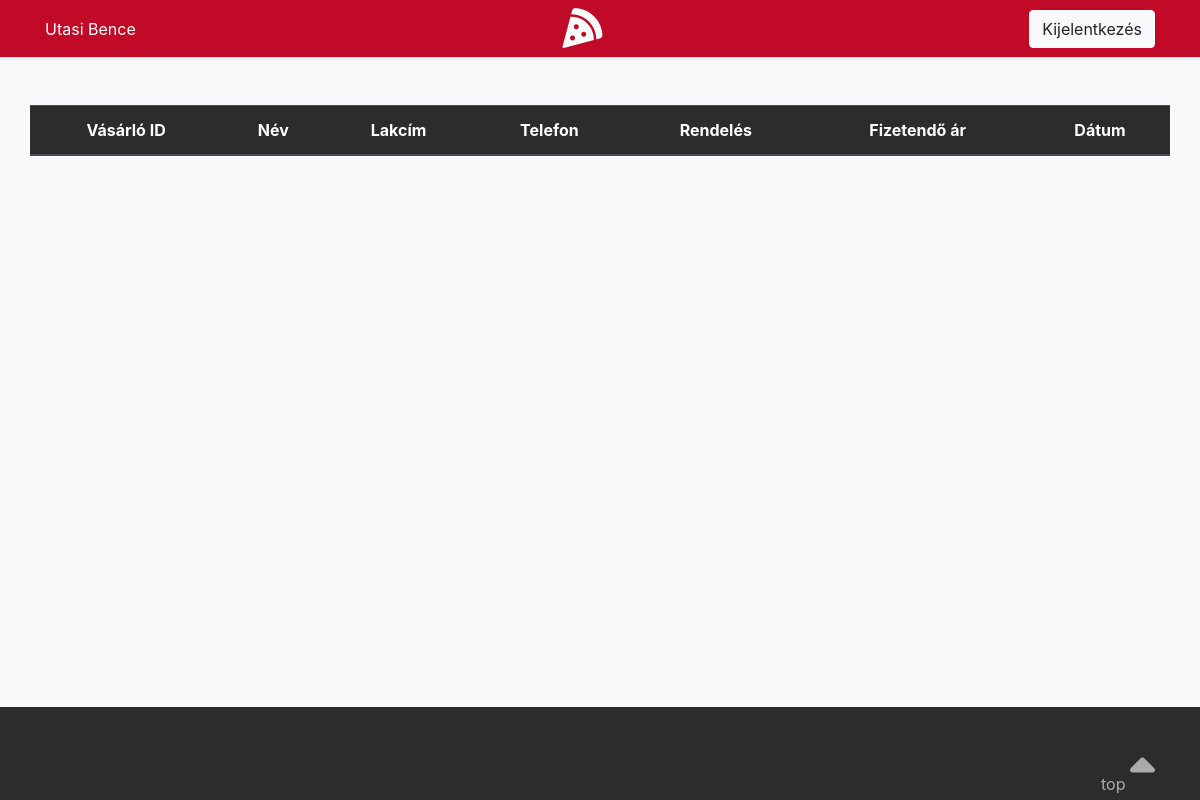
Page /dashboard.php?login=success (signed in) on the earlier database version.
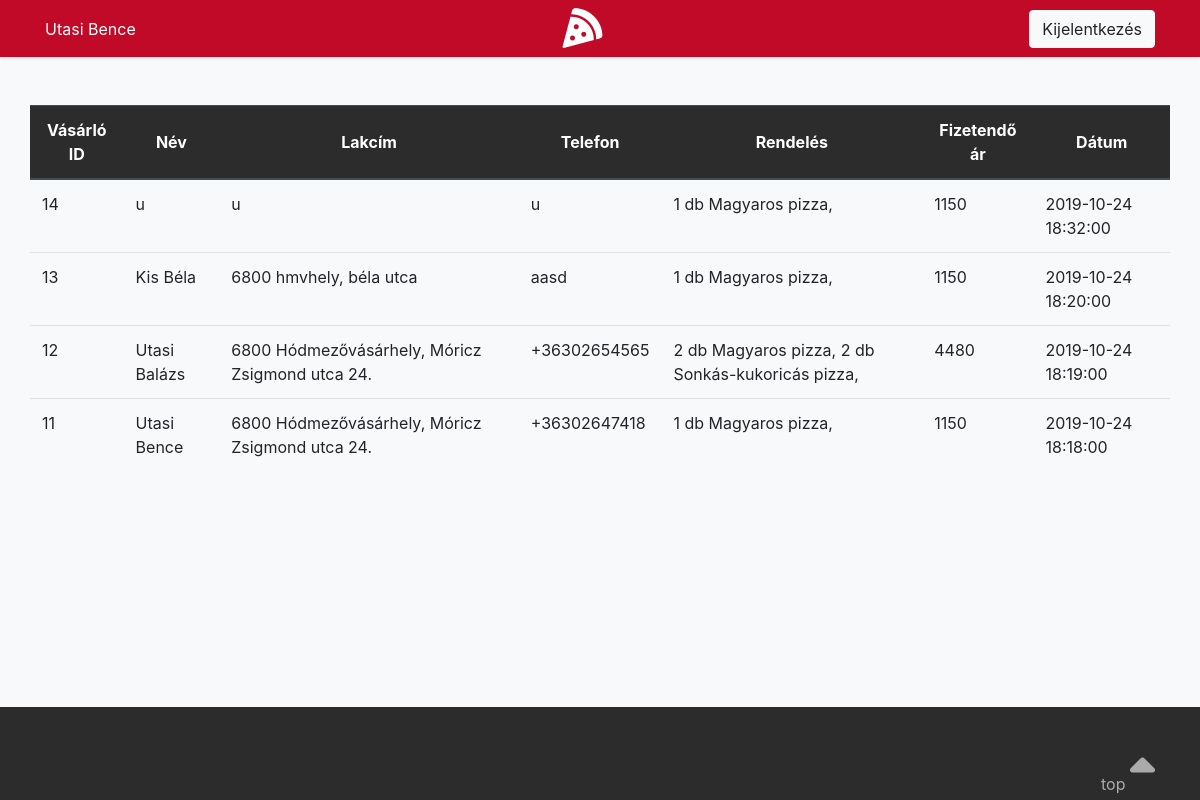
Same page on the later database version.
### tables this page shows
CREATE TABLE `orders` (
  `id` int(11) NOT NULL,
  `name` varchar(50) NOT NULL,
  `address` varchar(80) NOT NULL,
  `tel` varchar(30) NOT NULL,
  `pizzas` varchar(256) NOT NULL,
  `price` int(11) NOT NULL,
  `date` datetime NOT NULL
);

### dashboard.php (the view, shortened to what this page needs)
<?php
  include_once 'includes/dbh.inc.php';
?>
<!DOCTYPE html>
<html lang="hu">
<head>
  <link href="https://stackpath.bootstrapcdn.com/bootstrap/4.3.1/css/bootstrap.min.css" rel="stylesheet">
  <link href="album.css" rel="stylesheet">
</head>
<body>
  <header>
    <div class="navbar navbar-dark bg-dark shadow-sm">
      <div class="container d-flex justify-content-between">
        <a href="#"><?php echo $_SESSION['name'];?></a>
        <a href="index.php"><i class="fas fa-pizza-slice"></i></a>
        <form class="" action="includes/logout.inc.php" method="post">
          <button type="submit" name="submit" class="btn btn-light">Kijelentkezés</button>
        </form>
      </div>
    </div>
  </header>
  <main role="main">
    <div class="album py-5 bg-light">
      <div class="container">
        <div class="row">
          <table class="table">
            <thead class="thead-dark">
              <tr>
                <th>Vásárló ID</th>
                <th>Név</th>
                <th>Lakcím</th>
                <th>Telefon</th>
                <th>Rendelés</th>
                <th>Fizetendő ár</th>
                <th>Dátum</th>
              </tr>
            </thead>
          <?php
          $stmt = $conn->prepare("SELECT id, name, address, tel, pizzas, price, date FROM orders ORDER BY date DESC");
          $stmt->execute();
          $stmt->store_result();
          $stmt->bind_result($order_id, $order_name, $order_address, $order_tel, $order_pizzas, $order_price, $order_date);
          if ($stmt->num_rows > 0) {
            while ($stmt->fetch()) {
              echo '<tr>
                      <td>'.$order_id.'</td>
                      <td>'.$order_name.'</td>
                      <td>'.$order_address.'</td>
                      <td>'.$order_tel.'</td>
                      <td>'.$order_pizzas.'</td>
                      <td>'.$order_price.'</td>
                      <td>'.$order_date.'</td>
                    </tr>';
            }
          }
          ?>
          </table>
        </div>
      </div>
    </div>
  </main>
  <footer class="text-muted">
    <div class="container">
      <p class="float-right back-to-top">
        <a href="#">top <i class="fas fa-sort-up"></i></a>
      </p>
    </div>
  </footer>
</body>
</html>

### album.css (style rules this page uses)
.bg-dark { background: #C00A27 !important; }
.fa-pizza-slice { color: white; font-size: 40px; }
.fa-sort-up { font-size: 40px; }
a { text-decoration: none; color: white; }
.album { min-height: calc(100vh - 150px); }
footer { padding-top: 3rem; padding-bottom: 3rem; height: 80px; background: #2C2C2C; }
footer p { margin-bottom: .25rem; }
.back-to-top a { color: white; text-decoration: none; opacity: 0.6; }
.table .thead-dark th { vertical-align: middle; text-align: center; background-color: #2C2C2C; }

Differences in the rows shown:
added orders: id "14", name "u", address "u", tel "u", pizzas "1 db Magyaros pizza,", price "1150", date "2019-10-24 18:32:00"
added orders: id "13", name "Kis Béla", address "6800 hmvhely, béla utca", tel "aasd", pizzas "1 db Magyaros pizza,", price "1150", date "2019-10-24 18:20:00"
added orders: id "12", name "Utasi Balázs", address "6800 Hódmezővásárhely, Móricz Zsigmond utca 24.", tel "+36302654565", pizzas "2 db Magyaros pizza, 2 db Sonkás-kukoricás pizza,", price "4480", date "2019-10-24 18:19:00"
added orders: id "11", name "Utasi Bence", address "6800 Hódmezővásárhely, Móricz Zsigmond utca 24.", tel "+36302647418", pizzas "1 db Magyaros pizza,", price "1150", date "2019-10-24 18:18:00"
